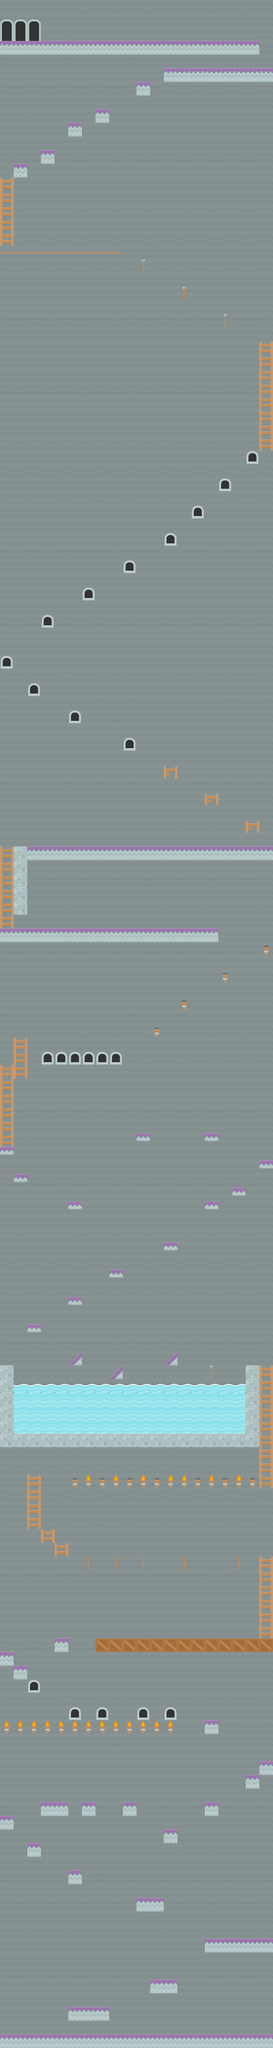

A 2D game scene composited from a Tiled map and its tileset images. What follows is a short description and the map's XML, with each tile layer's data collapsed to a summary:
An orthogonal 20x150 tile map with 35x35 px tiles, 2 tile layers (sky, collision) and 1 object (stone_enemy).

<map version="1.0" tiledversion="1.0.1" orientation="orthogonal" renderorder="right-down" width="20" height="150" tilewidth="35" tileheight="35" nextobjectid="2">
 <tileset firstgid="1" name="tiles_spritesheet_level1" tilewidth="35" tileheight="35" spacing="1" tilecount="168" columns="12">
  <image source="../spritesheets/tiles_spritesheet_level1.png" width="457" height="503" />
  <terraintypes>
   <terrain name="New Terrain" tile="-1" />
  </terraintypes>
 </tileset>
 <layer name="sky" width="20" height="150" opacity="0.7">
  <data>[3000 cells, 3000 non-empty, 1 distinct tile ids]</data>
 </layer>
 <layer name="collision" width="20" height="150">
  <properties>
   <property name="collision" value="true" />
  </properties>
  <data>[3000 cells, 372 non-empty, 19 distinct tile ids]</data>
 </layer>
 <objectgroup name="objects">
  <object id="1" name="stone enemy" type="stone_enemy" gid="13" x="348.333" y="4937.67" width="35" height="35">
   <properties>
    <property name="group" value="invincible_enemies" />
    <property name="texture" value="stone_enemy_image" />
   </properties>
  </object>
 </objectgroup>
</map>
